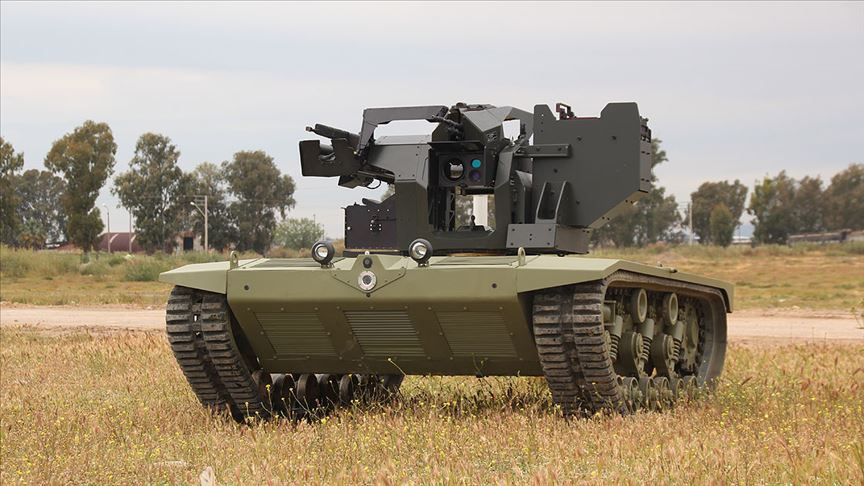
#> input picture openytu_/images/barkan.jpg, 864 x 486 px, found by its file name
$ python blur.py
#> lines starting #> are read from the running program, lines starting #| are printed output that depends on the picture; after the words box and inside, x2 and y2 are one past the last pixel; in counts of white or black regions, pixels touching at a corner belong together
import cv2

img_path = "images/barkan.jpg"
img = cv2.imread(img_path)
#> img is the input picture: shape (486, 864, 3); mean B, G, R 125.8, 146.1, 158.9
img_gray = cv2.cvtColor(img, cv2.COLOR_BGR2GRAY)
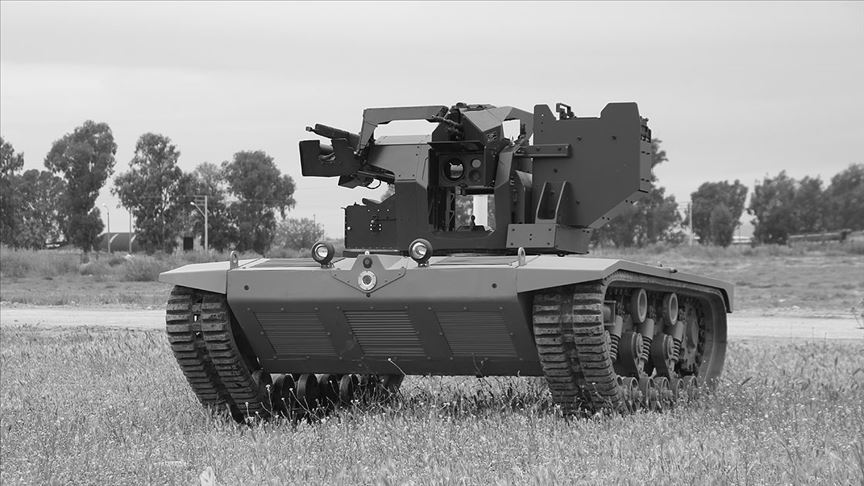
#> img_gray: shape (486, 864); min 0, max 255, mean 147.6

blur = cv2.blur(img_gray, (3,3))
gauss_blur = cv2.GaussianBlur(img_gray, (3,3), 0)
median_blur = cv2.medianBlur(img_gray, 3)

_ ,th_mb = cv2.threshold(median_blur, 140, 250, cv2.THRESH_BINARY)
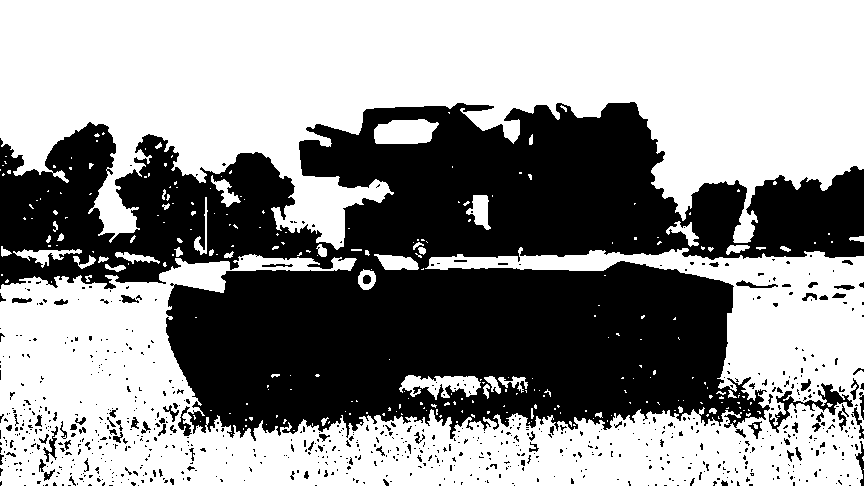
#> th_mb: shape (486, 864); values 0 (black) and 250 (white), 57.8% white; 821 black regions (733 under 20 px), largest, box (x1, y1, x2, y2) and area: (0, 102, 864, 441) 168987, (769, 383, 853, 433) 888, (43, 426, 58, 462) 163
_ ,th_g = cv2.threshold(gauss_blur, 140, 250, cv2.THRESH_BINARY)
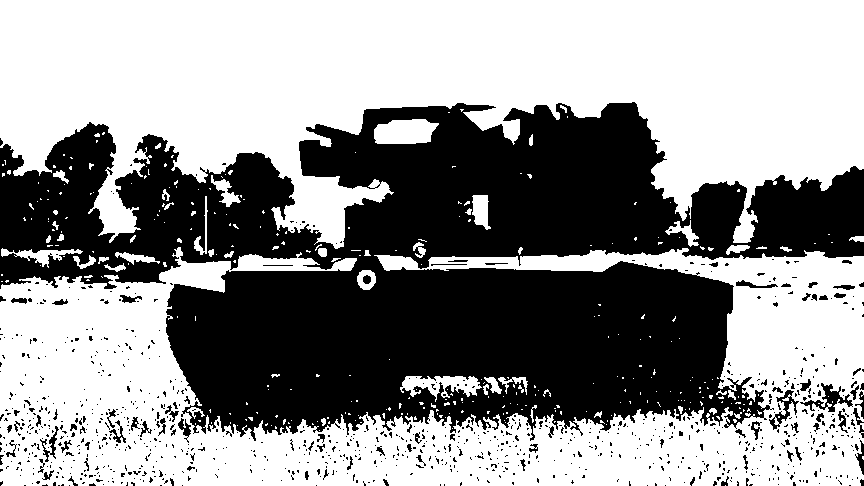
#> th_g: shape (486, 864); values 0 (black) and 250 (white), 57.8% white; 965 black regions (878 under 20 px), largest, box (x1, y1, x2, y2) and area: (0, 102, 864, 441) 168651, (800, 383, 853, 412) 479, (769, 390, 799, 430) 326
_ ,th_b = cv2.threshold(blur, 140, 250, cv2.THRESH_BINARY)
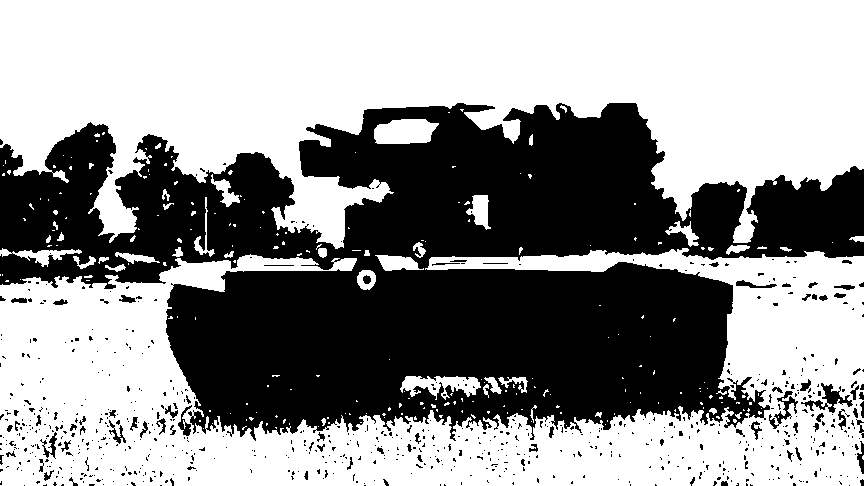
#> th_b: shape (486, 864); values 0 (black) and 250 (white), 58.1% white; 731 black regions (654 under 20 px), largest, box (x1, y1, x2, y2) and area: (0, 103, 864, 441) 169001, (801, 383, 853, 413) 478, (769, 391, 798, 429) 314


cv2.imshow("img", img)
# cv2.imshow("blur", blur)
# cv2.imshow("gauss_blur", gauss_blur)
# cv2.imshow("median_blur", median_blur)
cv2.imshow("th_mb", th_mb)
cv2.imshow("th_b", th_b)
cv2.imshow("th_g", th_g)


cv2.waitKey(0)
cv2.destroyAllWindows()
